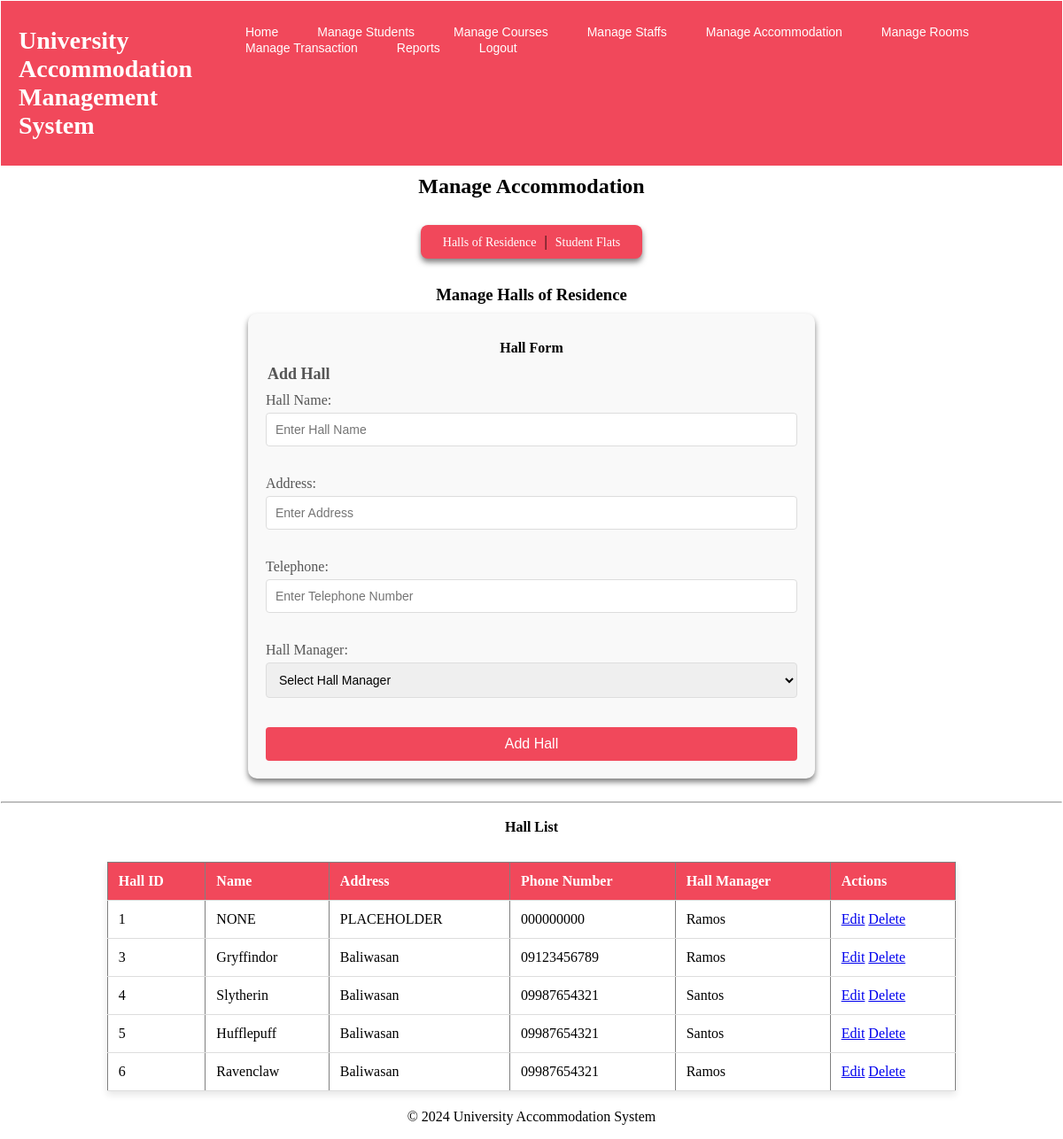
The page /pages/accommodation.php (signed in) on the database its author committed.
### tables this page shows
CREATE TABLE `halls_of_residence` (
  `hall_id` int(11) NOT NULL,
  `name` varchar(100) DEFAULT NULL,
  `address` text DEFAULT NULL,
  `phone_no` varchar(15) DEFAULT NULL,
  `staff_id` int(11) DEFAULT NULL
);

CREATE TABLE `residence_staff` (
  `staff_id` int(11) NOT NULL,
  `first_name` varchar(50) DEFAULT NULL,
  `last_name` varchar(50) DEFAULT NULL,
  `email` varchar(100) DEFAULT NULL,
  `home_address` text DEFAULT NULL,
  `date_of_birth` date DEFAULT NULL,
  `gender` enum('Male','Female','Other') DEFAULT NULL,
  `position` varchar(50) DEFAULT NULL,
  `location` varchar(50) DEFAULT NULL
);

### pages/acco_halls.php (the view, shortened to what this page needs)
<h3>Manage Halls of Residence</h3>
<div class="form-container">
<h4>Hall Form</h4>
<form action="" method="post">
    <fieldset>
        <legend>Add Hall</legend>
        <label for="name">Hall Name:</label>
        <input type="text" name="name" placeholder="Enter Hall Name" required>
        <br><br>
        <label for="address">Address:</label>
        <input type="text" name="address" placeholder="Enter Address" required>
        <br><br>
        <label for="phone_no">Telephone:</label>
        <input type="text" name="phone_no" placeholder="Enter Telephone Number" required>
        <br><br>
        <label for="staff_id">Hall Manager:</label>
        <select name="staff_id">
            <option value="">Select Hall Manager</option>
        </select>
        <br><br>
        <button type="submit">Add Hall</button>
    </fieldset>
</form>
            </div>
<?php
    $sql = "SELECT hr.hall_id, hr.name, hr.address, hr.phone_no,
            rs.last_name AS staff_id FROM halls_of_residence hr
            JOIN residence_staff rs ON hr.staff_id = rs.staff_id";
    $result = $conn->query($sql);
?>
<br><hr>
<h4>Hall List</h4>
<table border="1">
    <tr>
        <th>Hall ID</th>
        <th>Name</th>
        <th>Address</th>
        <th>Phone Number</th>
        <th>Hall Manager</th>
        <th>Actions</th>
    </tr>
    <?php
        if ($result->num_rows > 0) {
            while ($row = $result->fetch_assoc()) {
                echo "
                    <tr>
                        <td>" . $row['hall_id'] . "</td>
                        <td>" . $row['name'] . "</td>
                        <td>" . $row['address'] . "</td>
                        <td>" . $row['phone_no'] . "</td>
                        <td>" . $row['staff_id'] . "</td>
                        <td>
                            <a href='?type=hall&edit=" . $row['hall_id'] . "'>Edit</a>
                            <a href='?type=hall&delete=" . $row['hall_id'] . "'>Delete</a>
                        </td>
                    </tr>
                ";
            }
        } else {
            echo "<tr><td colspan='6'>No halls found</tr>";
        }
    ?>
</table>

### assets/styles.css (style rules this page uses)
body { margin: 1px; }
h3, h2, h4 { margin: 0; padding: 10px 20px; color: white; font-weight: bold; text-align: center; color: black; }
table { width: 80%; margin: 20px auto; border-collapse: collapse; background-color: white; box-shadow: 0 4px 8px rgba(0, 0, 0, 0.1); }
th, td { padding: 12px; text-align: left; border-bottom: 1px solid #ddd; }
th { background-color: #f1485b; color: white; }
.form-container { width: 100%; max-width: 600px; margin: 0 auto; padding: 20px; background-color: #f9f9f9; border-radius: 10px; box-shadow: 0 4px 6px rgba(0, 0, 0, 0.5); text-align: center; }
form fieldset { border: none; padding: 0; margin: 0; }
form legend { font-size: 18px; margin-bottom: 10px; font-weight: bold; color: #555; text-align: left; }
form label { display: block; margin-bottom: 5px; color: #555; text-align: left; }
form input[type="text"], form input[type="email"], form input[type="date"], form select { width: 100%; padding: 10px; margin-bottom: 15px; border: 1px solid #ddd; border-radius: 4px; box-sizing: border-box; font-size: 14px; }
form button { width: 100%; padding: 10px; background-color: #f1485b; color: #fff; border: none; border-radius: 4px; font-size: 16px; cursor: pointer; transition: background-color 0.3s ease; }

### rows shown on the page
halls_of_residence: hall_id "1", name "NONE", address "PLACEHOLDER", phone_no "000000000", staff.last_name "Ramos"
halls_of_residence: hall_id "3", name "Gryffindor", address "Baliwasan", phone_no "09123456789", staff.last_name "Ramos"
halls_of_residence: hall_id "4", name "Slytherin", address "Baliwasan", phone_no "09987654321", staff.last_name "Santos"
halls_of_residence: hall_id "5", name "Hufflepuff", address "Baliwasan", phone_no "09987654321", staff.last_name "Santos"
halls_of_residence: hall_id "6", name "Ravenclaw", address "Baliwasan", phone_no "09987654321", staff.last_name "Ramos"
